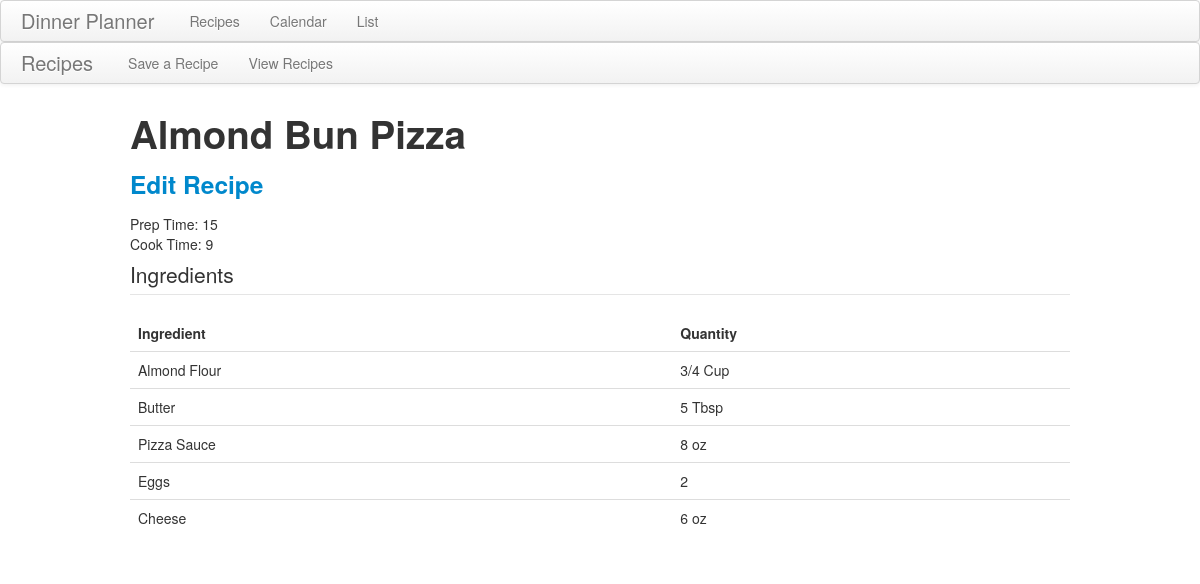
/recipes/view/10, run on the app's committed database.
### recipes/models.py (models this page shows)
class recipe(models.Model):
	title = models.CharField(max_length = 100)
	prep_time = models.CharField(max_length = 50)
	cook_time = models.CharField(max_length = 50)
	ingredients = models.TextField()
	url = models.TextField(null=True)

### recipes/views.py (the view)
# urls.py: url(r'^view/(.*)$', views.recipe_view_specific, name='recipe_view_specific'),
def recipe_view_specific(request, params):
	recipe = r.objects.get(pk=params)
	context = {}
	context['recipe'] = recipe
	context['ingredients'] = json.loads(recipe.ingredients)
	return render_to_response('recipe_view_specific.html', context, context_instance = RequestContext(request))

### recipes/templates/recipe_view_specific.html
{% extends 'recipe_template.html' %}
{% block main %}
<h1>{{recipe.title}}</h1>
<h3><a href="/recipes/edit/{{recipe.pk}}">Edit Recipe</a></h3>
<div id="prep_time">Prep Time:   {{recipe.prep_time}}</div>
<div id="cook_time">Cook Time:   {{recipe.cook_time}}</div>
<div id="items">
	<legend>Ingredients</legend>
	<table class="table">
		<thead>
			<th>Ingredient</th>
			<th>Quantity</th>
		</thead>
		<tbody>
			{% for ingredient in ingredients %}
				{% for ingred, quant in ingredient.items %}
					<tr>
						<td>{{ingred}}</td>
						<td>{{quant}}</td>
					</tr>
				{% endfor %}
			{% endfor %}
		</tbody>
	</table>
</div>
{% endblock %}

### data on the page
recipe: title "Almond Bun Pizza", prep_time "15", cook_time "9"

### other printed values
{{ ingred }} "Almond Flour" "Butter" "Pizza Sauce" "Eggs" "Cheese"
{{ quant }} "3/4 Cup" "5 Tbsp" "8 oz" "2" "6 oz"
